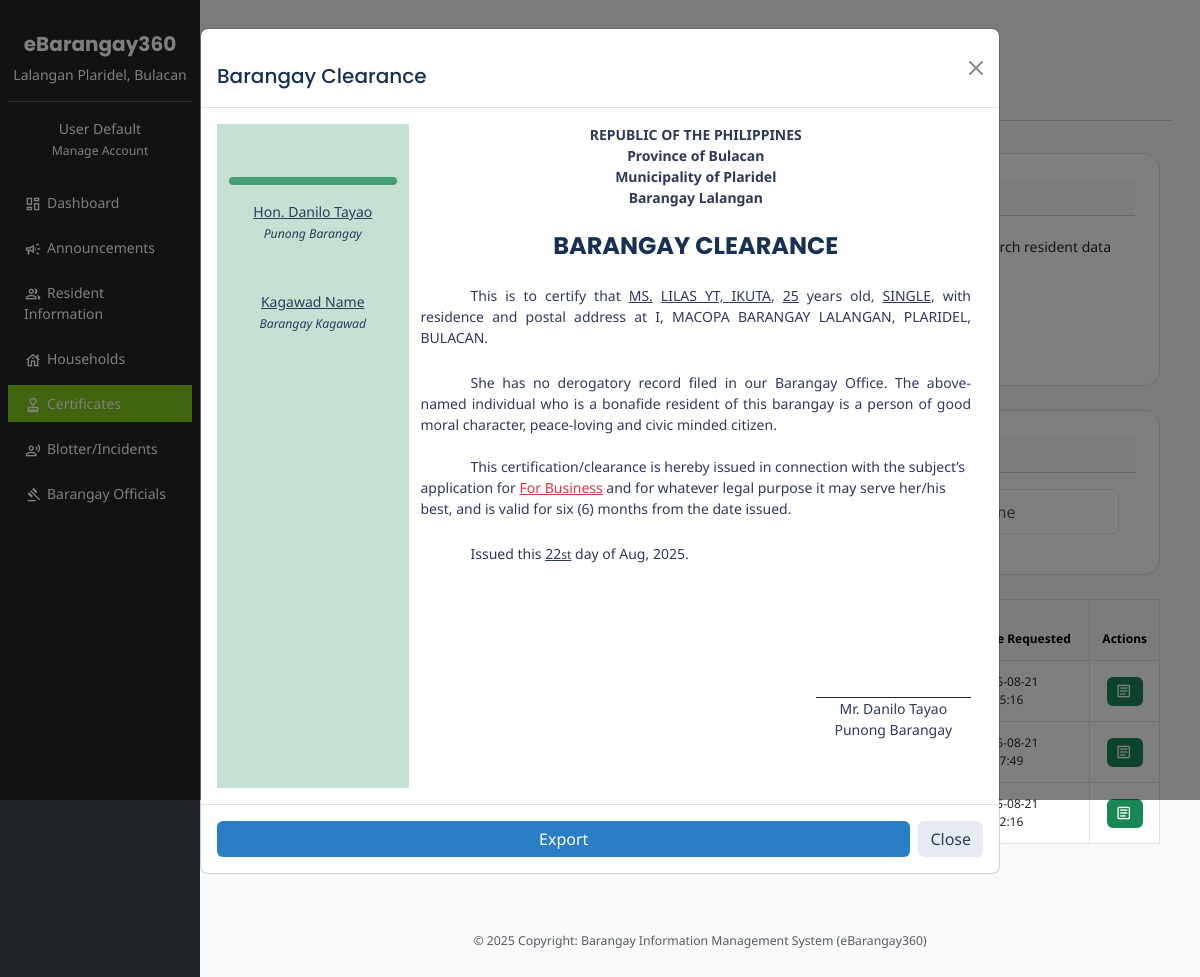
The app's page /public/index.php?page=barangay-clearance&success=1&request_id=1 with its own data.
### tables this page shows
CREATE TABLE `barangay_clearance_requests` (
  `id` int(11) NOT NULL,
  `resident_id` int(11) NOT NULL,
  `purpose` varchar(50) NOT NULL,
  `status` varchar(50) NOT NULL,
  `requested_at` datetime NOT NULL
);

CREATE TABLE `residents` (
  `id` int(11) NOT NULL,
  `user_id` int(11) DEFAULT NULL,
  `first_name` varchar(255) DEFAULT NULL,
  `middle_name` varchar(255) DEFAULT NULL,
  `last_name` varchar(255) DEFAULT NULL,
  `date_of_birth` date DEFAULT NULL,
  `place_of_birth_province` varchar(255) DEFAULT NULL,
  `place_of_birth_city_municipality` varchar(255) NOT NULL,
  `place_of_birth_barangay` varchar(255) NOT NULL,
  `gender` varchar(10) DEFAULT NULL,
  `civil_status` varchar(50) DEFAULT NULL,
  `email` varchar(255) NOT NULL,
  `phone_number` varchar(255) NOT NULL,
  `alias_nickname` varchar(255) NOT NULL,
  `occupation` varchar(255) NOT NULL,
  `permanent_province` varchar(255) NOT NULL,
  `permanent_city_municipality` varchar(255) NOT NULL,
  `permanent_barangay` varchar(255) NOT NULL,
  `permanent_street` varchar(255) NOT NULL,
  `permanent_zone` varchar(255) NOT NULL,
  `permanent_landmark` varchar(255) NOT NULL,
  `present_province` varchar(255) NOT NULL,
  `present_city_municipality` varchar(255) NOT NULL,
  `present_barangay` varchar(255) NOT NULL,
  `present_zone` varchar(255) NOT NULL,
  `present_street` varchar(255) NOT NULL,
  `present_landmark` varchar(255) NOT NULL,
  `photo_filename` varchar(255) DEFAULT NULL,
  `has_account` tinyint(1) NOT NULL,
  `unemployed` tinyint(4) NOT NULL,
  `alive` tinyint(1) NOT NULL,
  `is_deleted` tinyint(1) NOT NULL,
  `created_at` timestamp NOT NULL DEFAULT current_timestamp(),
  `updated_at` timestamp NOT NULL DEFAULT current_timestamp() ON UPDATE current_timestamp(),
  `valid_id_type` varchar(255) DEFAULT NULL,
  `valid_id_number` varchar(255) DEFAULT NULL
);

### resources/views/barangay-clearance.php (the view, shortened to what this page needs)
<?php
  require '../config/database.php';
  if(isset($_GET['request_id']) && $_GET['success'] == 1) {
     $requestId = $_GET['request_id'];
     $stmt = $pdo->prepare("
       SELECT r.last_name,r.first_name, r.middle_name, r.date_of_birth, r.gender, r.civil_status, r.present_zone, r.present_street, bcr.purpose, bcr.status, bcr.requested_at
       FROM residents r
       JOIN barangay_clearance_requests bcr ON r.id = bcr.resident_id
       WHERE bcr.id = :request_id
     ");
     $stmt->execute([':request_id' => $requestId]);
     $request = $stmt->fetch(PDO::FETCH_ASSOC);
     if ($request) {
        $name_prefix = htmlspecialchars($request['gender']) == 'Male' ? 'Mr.' : 'Ms.';
        $name_pronoun = htmlspecialchars($request['gender']) == 'Male' ? 'He' : 'She';
        $civil_status = htmlspecialchars($request['civil_status']);
        $current_address = htmlspecialchars($request['present_zone']) . ', ' . htmlspecialchars($request['present_street']);
        $requester_full_name = htmlspecialchars($request['first_name']) . ', ' . htmlspecialchars($request['middle_name']) . ' ' . htmlspecialchars($request['last_name']);
        $requester_date_of_birth = htmlspecialchars($request['date_of_birth']);
        $requester_age = date_diff(date_create($requester_date_of_birth), date_create('today'))->y;
        $requester_purpose = htmlspecialchars($request['purpose']);
     } else {
        $request_failed = true;
     }
  }
?>
<main id="residents-dashboard" class="col-md-10 ms-sm-auto px-md-4 py-4">
  <div class="px-3 py-5">
      <div class="row mb-3">
          <h1 class="m-0">Barangay Clearance</h1>
      </div>
      <div class="row mx-0">
          <section class="col-md-3">
              <div class="sticky-top py-1">
                  <div class="bg-dark text-white rounded">
                      <nav class="nav flex-column nav-pills py-3">
                          <p class="text-uppercase text-truncate ps-3">Certificates</p>
                          <ul class="list-unstyled">
                              <li class="nav-item">
                                  <a href="?page=barangay-certificates" class="nav-link text-white text-truncate <?php if ($page == 'barangay-certificates') echo 'active'; ?>" aria-current="page">
                                  </a>
                              </li>
                              <li class="nav-item">
                                  <a href="?page=barangay-clearance" class="nav-link text-white text-truncate <?php if ($page == 'barangay-clearance') echo 'active'; ?>" aria-current="page">
                                  </a>
                              </li>
                              <li class="nav-item">
                                  <a href="?page=barangay-certificate-of-indigency" class="nav-link text-white text-truncate <?php if ($page == 'barangay-certificate-of-indigency') echo 'active'; ?>" aria-current="page">
                                  </a>
                              </li>
                          </ul>
                      </nav>
                  </div>
              </div>
          </section>
          <section class="inner-content col-md-9 p-0 bg-transparent rounded" style="overflow: hidden;">
            <form method="POST" class="needs-validation" id="barangay-clearance-form" class="px-3 py-4" novalidate action="<?= ACTIONS_URL ?>add-request-barangay-clearance.php" enctype="multipart/form-data">
                <div class="card mb-4">
                    <div class="card-header fw-bold"><i class="add-resident-subheading-icon material-symbols-outlined md-18 text-dark">Info</i> Process Document Request</div>
                    <div class="card-body row g-3">
                        <div class="col-md-8"><input type="text" name="purpose" class="form-control" placeholder="Purpose" required>
                        </div>
                        <div class="col-md-4 d-flex justify-content-end g-3 mb-3 align-items-end">
                            <button type="button" class="btn btn-sm btn-outline-dark" data-bs-toggle="modal"  data-bs-target="#resident-search-modal">
                            <i class="material-symbols-outlined md-18 text-secondary">person_search</i> Search resident data </button>
                        </div>
                    </div>
                    <div class="card-body row g-3">
                        <div class="col-md-8">
                            <button type="submit" class="btn btn-primary">Save Request</button>
                        </div>
                    </div>
                </div>
                <div class="card mb-4">
                    <div class="card-header fw-bold"><i class="add-resident-subheading-icon material-symbols-outlined md-18 text-dark">Info</i> Requester Information</div>
                    <div class="card-body row g-3">
                        <div class="col-md-4"><input type="text" readonly name="resident_first_name" class="form-control" placeholder="First name" required>
                        </div>
                        <div class="col-md-4"><input type="text" readonly name="resident_middle_name" class="form-control" placeholder="Middle name"></div>
                        <div class="col-md-4"><input type="text" readonly name="resident_last_name" class="form-control" placeholder="Last name" required>
                        </div>
                    </div>
                </div>
            </form>
            <div class="table-responsive">
            <table id="residents-table" class="table table-bordered align-middle">
                <thead class="table-light">
                <tr>
                    <th>#</th>
                    <th>Requester</th>
                    <th>Zone / Street</th>
                    <th>Purpose</th>
                    <th>Status</th>
                    <th>Date Requested</th>
                    <th>Actions</th>
                </tr>
                </thead>
                <tbody>
                <?php
                    $stmt = $pdo->query("SELECT r.last_name,r.first_name, r.middle_name, r.date_of_birth, r.gender, r.civil_status, r.present_zone, r.present_street, bcr.id, bcr.purpose, bcr.status, bcr.requested_at
                        FROM residents r
                        JOIN barangay_clearance_requests bcr ON r.id = bcr.resident_id");
                    while ($row = $stmt->fetch(PDO::FETCH_ASSOC)) {
                    ?>
                    <tr>
                    <td><?php echo $row['id']; ?></td>
                    <td><?php echo $row['first_name'] . ' ' . $row['middle_name'] . ' ' . $row['last_name']; ?></td>
                    <td><?php echo $row['present_zone']. ' ' . $row['present_street']; ?></td>
                    <td><?php echo $row['purpose']; ?></td>
                    <td><?php echo $row['status']; ?></td>
                    <td><?php echo $row['requested_at']; ?></td>
                    <td class="text-center">
                        <a data-id="<?= $row['id'] ?>" href="?page=barangay-clearance&success=1&request_id=<?= $row['id'] ?>" class="btn btn-sm btn-success text-white edit-btn" title="View Barangay Certificate"><i class="material-symbols-outlined md-18">article</i></a>
                    </td>
                    </tr>
                    <?php } ?>
                </tbody>
            </table>
            </div>
          </section>
      </div>
  </div>
<div class="modal fade" tabindex="-1" id="barangay-certificate-modal">
    <div class="modal-dialog modal-lg">
        <div class="modal-content">
            <div class="modal-header">
                <h5 class="modal-title">Barangay Clearance</h5>
                <button type="button" class="btn-close" data-bs-dismiss="modal" aria-label="Close"></button>
            </div>
            <div class="modal-body">
                <div class="ff-courier row m-0 a4" id="barangay-certificate-printable">
                    <div class="col-3 bg-success bg-opacity-25 py-3">
                        <div class="border border-success border-4 opacity-75 my-3 rounded"></div>
                            <div class="mb-5 text-center">
                                <u>Hon. Danilo Tayao</u> <br>
                                <i><small>Punong Barangay</small></i>
                            </div>
                            <div class="mb-3 text-center">
                                <u>Kagawad Name</u> <br>
                                <i><small>Barangay Kagawad</small></i>
                            </div>
                        </div>
                    <div class="col-9">
                        <div class="text-center">
                            <b>REPUBLIC OF THE PHILIPPINES</b><br>
                            <b>Province of Bulacan</b><br>
                            <b>Municipality of Plaridel</b><br>
                            <b>Barangay Lalangan</b><br>
                            <h4 class="my-4 fw-bold">BARANGAY CLEARANCE</h4>
                        </div>
                        <p style="text-indent: 50px; text-align: justify;" class="mb-4">
                            This is to certify that <u class="text-uppercase" id="certificate-resident-name-prefix"><?= $name_prefix ?></u> <u class="text-uppercase" id="certificate-resident-name"><?= $requester_full_name ?></u>, <u class="text-uppercase" id="certificate-resident-age"><?= $requester_age ?></u> years old,
                            <u class="text-uppercase" id="certificate-resident-civil-status"><?= $civil_status ?></u>, with residence and postal address at <span class="text-uppercase" id="certificate-resident-barangay"><?= $current_address ?> BARANGAY  Lalangan</span>, <span class="text-uppercase" id="certificate-resident-municipality">Plaridel</span>,
                            <span class="text-uppercase" id="certificate-resident-province">Bulacan</span>.
                        </p>
                        <p class="mt-2 mb-0" style="text-indent: 50px; text-align: justify;">
                           <?= $name_pronoun ?>  has no derogatory record filed in our Barangay Office.  The above-named individual who is a bonafide resident of this barangay is a person of good moral character, peace-loving and civic minded citizen.
                        </p>
                        <p>
                        <br>
                        <span class="mt-2 mb-0" style="text-align: justify;">
                            <span style="margin-left: 50px;"></span>  This certification/clearance is hereby issued in connection with the subject’s application for <u id="certificate_purpose_placeholder" class="text-danger text-nowrap"><?= $requester_purpose ?></u> and for whatever legal purpose it may serve her/his best, and is valid for six (6) months from the date issued.
                        </span>
                        </p>
                        <p class="mt-4" style="text-indent: 50px; text-align: justify;">
                            Issued this <u><?= date("d")?><span class="small"><?php switch (intval(date("d")) % 10 && date("d")[0]!=1) {
                                        case 1:echo "st";
                                            break;
                                    }
                                ?></span></u> day of <?= date("M")?>, <?= date("Y")?>.
                        </p>
                        <div class="float-end pt-5">
                            <div class="d-flex flex-column align-items-center py-5">
                                <div class="border-bottom border-dark border-1" style="color: transparent;"> _________________________</div>
                                <div class="text-center">Mr. Danilo Tayao</div>
                                <div>Punong Barangay</div>
                            </div>
                        </div>
                    </div>
                </div>
            </div>
            <div class="modal-footer d-flex">
                <button type="button" class="btn btn-primary flex-grow-1" id="barangay-certificate-export">Export</button>
                <button type="button" class="btn btn-secondary" data-bs-dismiss="modal">Close</button>
            </div>
        </div>
    </div>
</div>

### public/css/custom.css (style rules this page uses)
body { font-family: 'Noto Sans', sans-serif; font-size: 14px; color: #2e3a59; background-color: #f9fafc; margin: 0; padding: 0; }
h1, h2, h3, h4, h5, h6 { font-family: 'Poppins', serif; color: #183153; margin-top: 1rem; margin-bottom: 0.5rem; }
a { color: #2a7ec6; text-decoration: none; }
:root { --primary-color: #2a7ec6; --primary-dark: #1c5e9d; --accent-color: #1f9c9f; --bg-color: #f4f7fa; --text-color: #2e3a59; --border-color: #dbe2ea; }
.btn { font-family: 'Noto Sans', sans-serif; padding: 0.5rem .75; border-radius: 0.375rem; border: none; cursor: pointer; transition: all 0.2s ease; }
.btn-primary { background-color: var(--primary-color); color: #fff; }
.btn-secondary { background-color: #e6ecf2; color: #2e3a59; }
.card { background: #ffffff; border: 1px solid var(--border-color); border-radius: 0.5rem; padding: 1.5rem; margin-bottom: 1.5rem; box-shadow: 0 1px 3px rgba(0, 0, 0, 0.06); }
input[type="text"], input[type="email"], input[type="number"], input[type="date"], input[type="time"], select, textarea { width: 100%; padding: 0.6rem; font-size: 1rem; font-family: 'Noto Sans', sans-serif; border: 1px solid var(--border-color); border-radius: 0.375rem; background-color: #fff; color: var(--text-color); }
.table { width: 100%; border-collapse: collapse; font-family: 'Noto Sans', sans-serif; margin-bottom: 1rem; }
.table thead { background-color: var(--primary-color); color: white; }
.table th, .table td { padding: 0.75rem; border: 1px solid var(--border-color); text-align: left; }
.text-center { text-align: center; }
.material-symbols-outlined { vertical-align: middle; color: #fff; }
.material-symbols-outlined.md-18 { font-size: 18px; }
body { background-image: url('background.jpg'); background-size: cover; background-position: center; height: 100vh; }
.card { border-radius: 1rem; overflow: hidden; }
#dashboard { background-color: #f8f9fa; }
body { background-color: rgb(231, 231, 231); }
#residents-table { font-size: 12px; }
.inner-content { background-color: #ffffff; }
#residents-dashboard .material-symbols-outlined { vertical-align: middle; margin-right: 2px; margin-top: -4px; }

### records on screen
barangay_clearance_requests: requested_at "2025-08-21…", resident.gender "MS.", resident.last_name "LILAS YT, IKUTA", resident.date_of_birth "25", resident.civil_status "SINGLE", resident.present_street "I, MACOPA", resident.gender "She", purpose "For Business"
barangay_clearance_requests: requested_at "2025-08-21…"
barangay_clearance_requests: requested_at "2025-08-21…"
